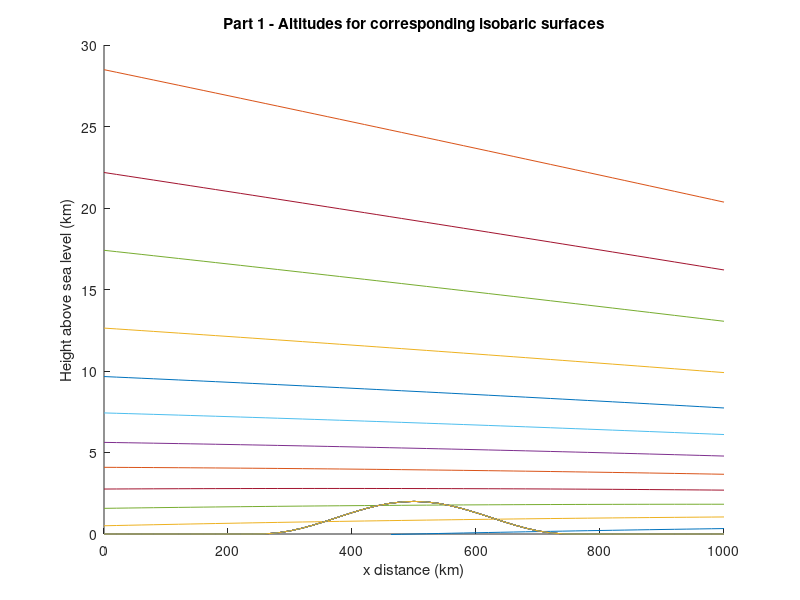
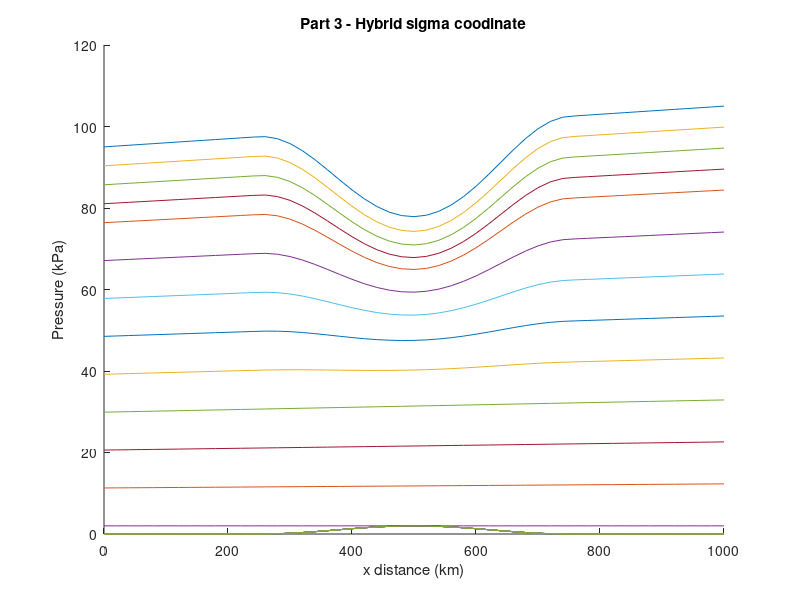
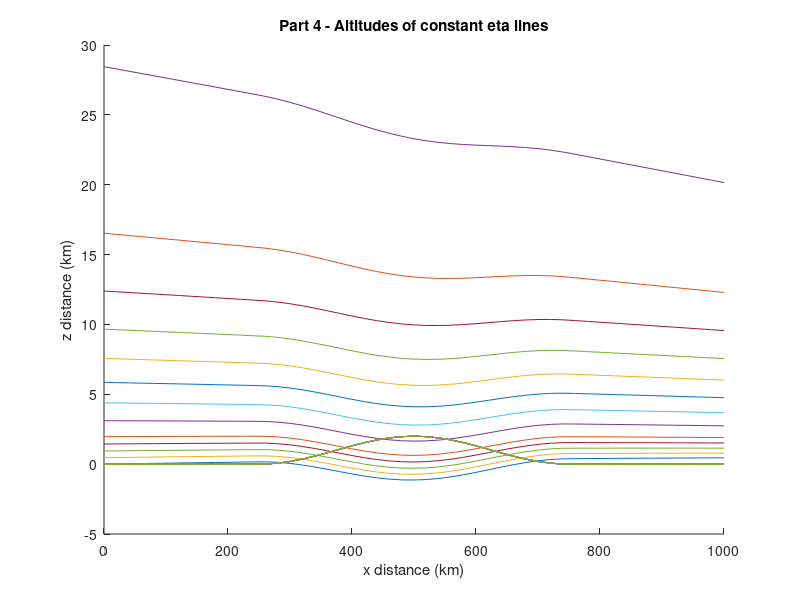

Reproduce these figures in MATLAB, in order.
clear all
close all
%% Inputs
xkm = 0:20:1000;
zkm = 0:1:30;
dx = 20;
dz = 1;
pi_top = 2;
eta_c = 0.3;
a = 0.0293;
P = [100 90 80 70 60 50 40 30 20 10 5 2];
%eta = [0, 0.1, 0.2, 0.3, 0.4, 0.5, 0.6, 0.7, 0.8, 0.85, 0.9, 0.95, 1];
eta = [1, 0.95, 0.9, 0.85, 0.8, 0.7, 0.6, 0.5, 0.4, 0.3, 0.2, 0.1, 0];
%% Temperature
%This loop creates a [31,51] matrix where each row represents the
%temperatures across x for one z value
T_matrix = zeros(length(zkm),length(xkm));
for i=1:length(zkm)
    zkm_calc = zkm(i);
    if zkm_calc < 12
        T = (40 - 0.08.*xkm) - 6.5*zkm_calc + 273; %K
    else
        T = (40-0.08.*xkm) - 6.5*12 + 273; %K
    end
    T_matrix(i,:) = T;
end
%% Q1)
%Find:  On an x-z graph, plot the altitudes (km) of the following isobaric surfaces:
%100, 90, 80, 70, 60, 50, 40, 30, 20, 10, 5, 2 kPa.
%On the same plot, plot the altitude of Zground. 
%% Altitude
alt = zeros(length(P), length(xkm));
Pms1 = 95 + 0.01.*xkm;
z = 0; %corresponding to Pms1
%P(1) = Pms1;
z = -log(P(1)./Pms1)*a.*T_matrix(1,:) + z;
alt(1,:)=z;
for k=2:length(P)
    if z < 12
        T = (40 - 0.08.*xkm) - 6.5*z + 273; %K
    else
        T = (40-0.08.*xkm) - 6.5*12 + 273; %K
    end
    z = -log(P(k)./P(k-1))*a.*T + z;
    alt(k,:)=z;
end
%% Zground
Zground=zeros(1,length(xkm));
for j=1:length(xkm)
    %xkm_calc=xkm(j);
    if 250 < xkm(j) && xkm(j) < 750
        Zground_km = 1 + cos(2*3.14159.*(xkm(j) - 500)/500);
    else
        Zground_km = 0;
    end
    Zground(1,j)=Zground_km;
end
%% Plot Altitudes
figure(1)
hold on
for m=1:length(P)
    plot(xkm,alt(m,:))
    plot(xkm,Zground)
    ylim([0 30])
    xlabel('x distance (km)');
    ylabel('Height above sea level (km)');
    title('Part 1 - Altitudes for corresponding isobaric surfaces')
end
%% Question 2
% Interpolate to find the Psurface (kPa) pressure at Zground. Namely, it is the pressure that corresponds to eta = 1.  
%This pressure that you use to find eta in exercises (3) & (4).
%% Surface Pressure
% %P1 = Pms1;
% z1 = 0;
% Psfc = zeros(1,length(xkm));
% for n=i:length(xkm)
%     P2 = Pms1(n)*exp((z1 - Zground(n))/(a*T_matrix(1,n)));
%     Psfc(1,n)=P2;    
% end
% Table = [xkm(:), Zground(:), Psfc(:)];
% Table = Table.'; % Remove semi colon before publishing
%% Surface Pressure 2
z1 = 0;
Psfc = Pms1.*exp((z1 - Zground)./(a.*T_matrix(1,:)));
Table = [xkm(:), Zground(:), Psfc(:)];
Table = Table.'; % Remove semi colon before publishing
%% Question 3
%Create a new P-x graph, on which you plot lines of constant eta, for the eta values listed below.  
%Namely, it should look something like WRF4 figure 2.1b, but with the more realistic meteorology that I prescribed above.  
%Also, like that figure, plot pressure P on the vertical axis in reversed order (highest pressure at the bottom of the figure), 
%but don't use a log scale for P.

%CAUTION: when calculating the values of B to use in WRF4 eq. (2.2), 
%be advised that WRF4 eq. (2.3) applies only for eta > eta_c. Otherwise, set B = 0 for eta <= eta_c.
%% Lines of constant eta
c1 = 2*eta_c^2/(1-eta_c)^3;
c2 = -eta_c*(4 + eta_c + eta_c^2)/(1-eta_c)^3;
c3 = 2*(1+eta_c+eta_c^2)/(1-eta_c)^3;
c4 = -(1+eta_c)/(1-eta_c)^3;

B = zeros(1,length(eta));
for l=1:length(eta)
    etacalc = eta(l);
    if etacalc > eta_c
        B1 = c1 + c2*etacalc + c3*etacalc^2 + c4*etacalc^3;
    else
        B1 = 0;
    end
    B(1,l)=B1;
end

Pd = zeros(length(B), length(xkm));
for q=1:length(B)
    Pd_calc = B(q).*(Psfc-pi_top) + (eta(q)-B(q)).*(Pms1-pi_top) + pi_top;
    Pd(q,:) = Pd_calc;
end
% Pd1 = zeros(length(B), length(xkm));
% for q1=1:length(B)
%     Pd_calc = Pd(q1,:).';
%     Pd1(q1,:) = Pd_calc;
% end
%% Plot Eta lines
figure(2)
hold on
for m=1:length(eta)
    plot(xkm,Pd(m,:))
    plot(xkm,Zground)
    %set(axes, 'Ydir', 'reverse')
    %axis([0 1000 100 2])
    xlabel('x distance (km)');
    ylabel('Pressure (kPa)');
    title('Part 3 - Hybrid sigma coodinate')
end 
%% Question 4
%Create a new z-x graph, on which you plot the z altitudes of the constant 
%eta lines for the same eta values as in part (3) above. Make use of the hypsometric eq 
%to find the heights z at the pressure levels that correspond to the requested eta values.
%% Pressures associated with eta lines
z_eta = -log(Pd(1)./Psfc)*a.*T;
alt_eta(1,:)=z_eta;
for k=2:length(eta)
    if z_eta < 12
        T = (40 - 0.08.*xkm) - 6.5*z_eta + 273; %K
    else
        T = (40-0.08.*xkm) - 6.5*12 + 273; %K
    end
    z_eta = -log(Pd(k)./Pd(k-1))*a.*T + z_eta;
    alt_eta(k,:)=z_eta;
end
%% Plot Eta lines
figure(3)
hold on
for m=1:length(eta)
    plot(xkm,alt_eta(m,:))
    plot(xkm,Zground)
    
    xlabel('x distance (km)');
    ylabel('z distance (km)');
    title('Part 4 - Altitudes of constant eta lines')
end




